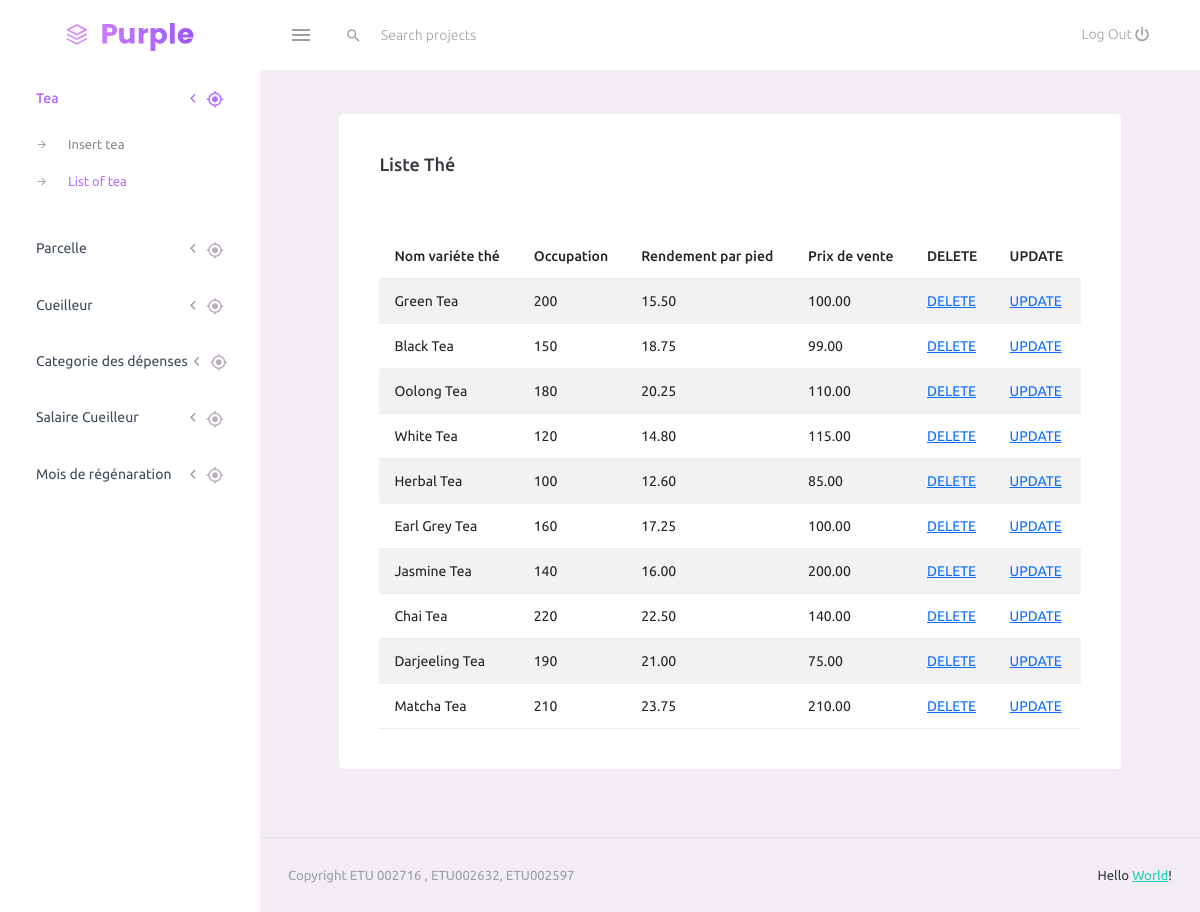
The page /affichage/liste_tea.php on the database its author committed.
### tables this page shows
CREATE TABLE Tea (
    id INT AUTO_INCREMENT PRIMARY KEY,
    nom_variete VARCHAR(255) NOT NULL,
    occupation INT NOT NULL,
    rendement DECIMAL(10,2) NOT NULL,
    prix_de_vente DECIMAL(10, 2) NOT NULL 
);

### php/model/BaseModel.php (called while the page is built)
<?php
    require_once("Database.php");
    class BaseModel {
        public static function get_all($table) {
            $query = "SELECT * FROM $table";
            return Database::fetch($query);
        }
    }
?>

### php/model/Database.php (called while the page is built, shortened)
<?php
    class Database {
        private static $host = '172.20.0.167';
        private static $user_name = 'ETU002716';
        private static $password = 'c2JMpbcVkSOs';
        private static $db_name = 'db_p16_ETU002716';
        public static function get_connection() {
            $connect = null;
            if ($connect === null)
            { $connect = mysqli_connect(self::$host, self::$user_name, self::$password, self::$db_name); }
            return $connect;
        }
        public static function fetch($query) {
            $res = mysqli_query(self::get_connection(), $query);
            $answer = array();
            while($d = mysqli_fetch_assoc($res))
            { $answer[] = $d; }
            return $answer;
        }
    }
?>

### affichage/liste_tea.php (the view, shortened to what this page needs)
<?php
    $all_tea = Tea::get_all("Tea");
?>
<!DOCTYPE html>
<html lang="en">
  <head>
    <link rel="stylesheet" href="./assets/vendors/mdi/css/materialdesignicons.min.css">
    <link rel="stylesheet" href="./assets/vendors/css/vendor.bundle.base.css">
    <link rel="stylesheet" href="./assets/css/style.css">
  </head>
  <body>
    <div class="container-scroller">
        <?php include("./partials/_navbar.php"); ?>
        <div class="container-fluid page-body-wrapper">
            <?php
                include("./partials/_sidebar.php");
            ?>
          <div class="main-panel">
            <div class="content-wrapper">
              <div class="page-header">
              <div class="card">
                  <div class="card-body">
                    <h4 class="card-title">Liste thé</h4>
                    <p class="card-description">  <code></code>
                    </p>
                    <table class="table table-striped">
                      <thead>
                        <tr>
                          <th> Nom variéte thé</th>
                          <th> Occupation </th>
                          <th> Rendement par pied </th>
                          <th> Prix de vente</th>
                          <th>DELETE</th>
                          <th>UPDATE</th>
                        </tr>
                      </thead>
                      <tbody>
                          <?php for ($i = 0; $i < count($all_tea); $i++) { ?>
                              <tr>
                                <td><?php echo ($all_tea[$i]["nom_variete"]); ?></td>
                                <td><?php echo ($all_tea[$i]["occupation"]); ?></td>
                                <td><?php echo ($all_tea[$i]["rendement"]); ?></td>
                                <td><?php echo ($all_tea[$i]["prix_de_vente"]); ?></td>
                                <td><a href="../php/traitement/traitement_delete_tea.php?id=<?php echo $all_tea[$i]['id']; ?>">DELETE</a></td>
                                <td><a href="insert_tea.php?id=<?php echo $all_tea[$i]['id']; ?>">UPDATE</a></td>
                              </tr>
                          <?php } ?>
                      </tbody>
                    </table>
                  </div>
                </div>
        </div>
    </div>
    <?php
      include("./partials/_footer.php");
    ?>
  </body>
</html>

### rows shown on the page
tea: nom_variete "Green Tea", occupation "200", rendement "15.50", prix_de_vente "100.00"
tea: nom_variete "Black Tea", occupation "150", rendement "18.75", prix_de_vente "99.00"
tea: nom_variete "Oolong Tea", occupation "180", rendement "20.25", prix_de_vente "110.00"
tea: nom_variete "White Tea", occupation "120", rendement "14.80", prix_de_vente "115.00"
tea: nom_variete "Herbal Tea", occupation "100", rendement "12.60", prix_de_vente "85.00"
tea: nom_variete "Earl Grey Tea", occupation "160", rendement "17.25", prix_de_vente "100.00"
tea: nom_variete "Jasmine Tea", occupation "140", rendement "16.00", prix_de_vente "200.00"
tea: nom_variete "Chai Tea", occupation "220", rendement "22.50", prix_de_vente "140.00"
tea: nom_variete "Darjeeling Tea", occupation "190", rendement "21.00", prix_de_vente "75.00"
tea: nom_variete "Matcha Tea", occupation "210", rendement "23.75", prix_de_vente "210.00"
